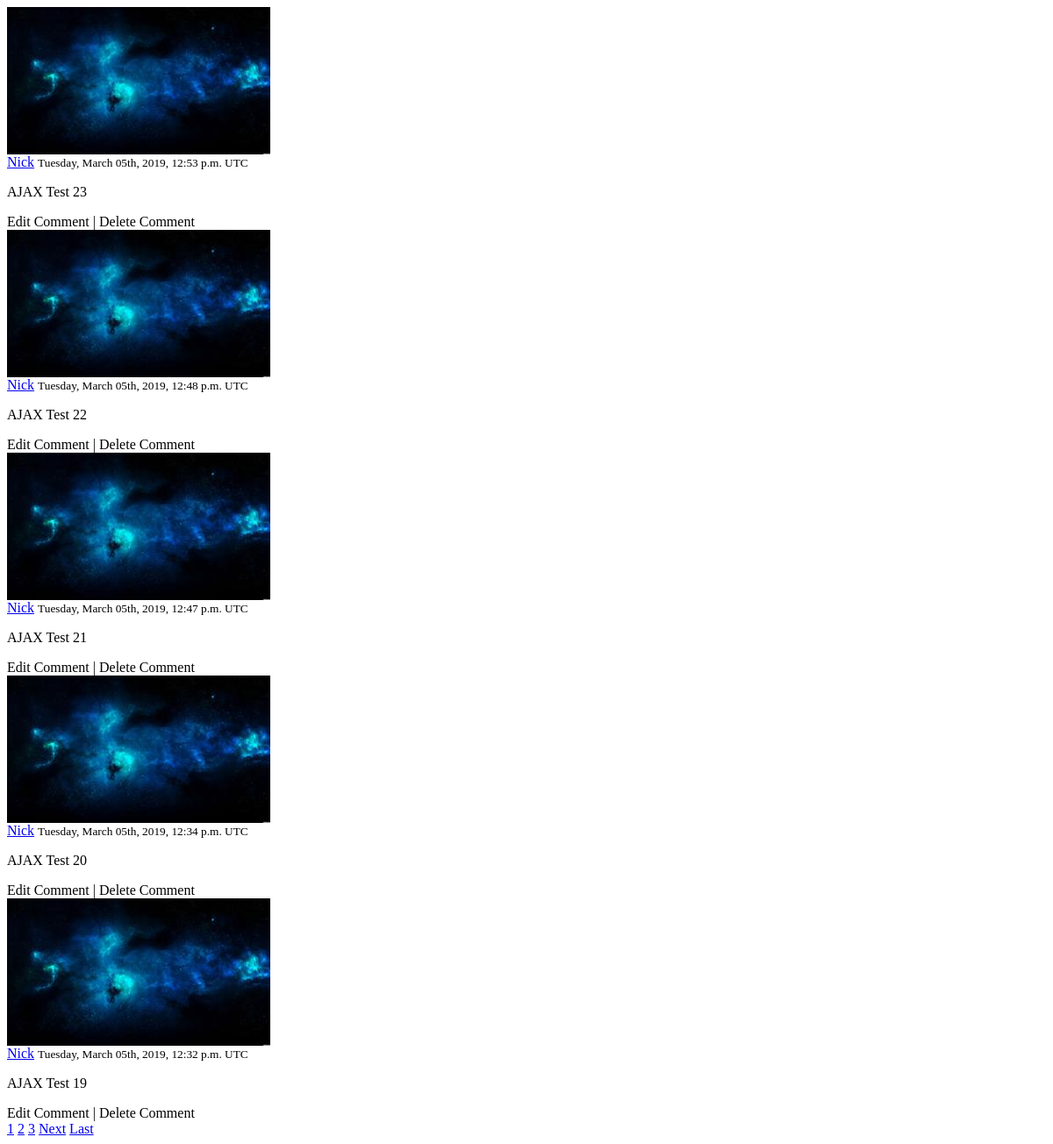
The app's page /posts/3/comments/ (signed in), older data.
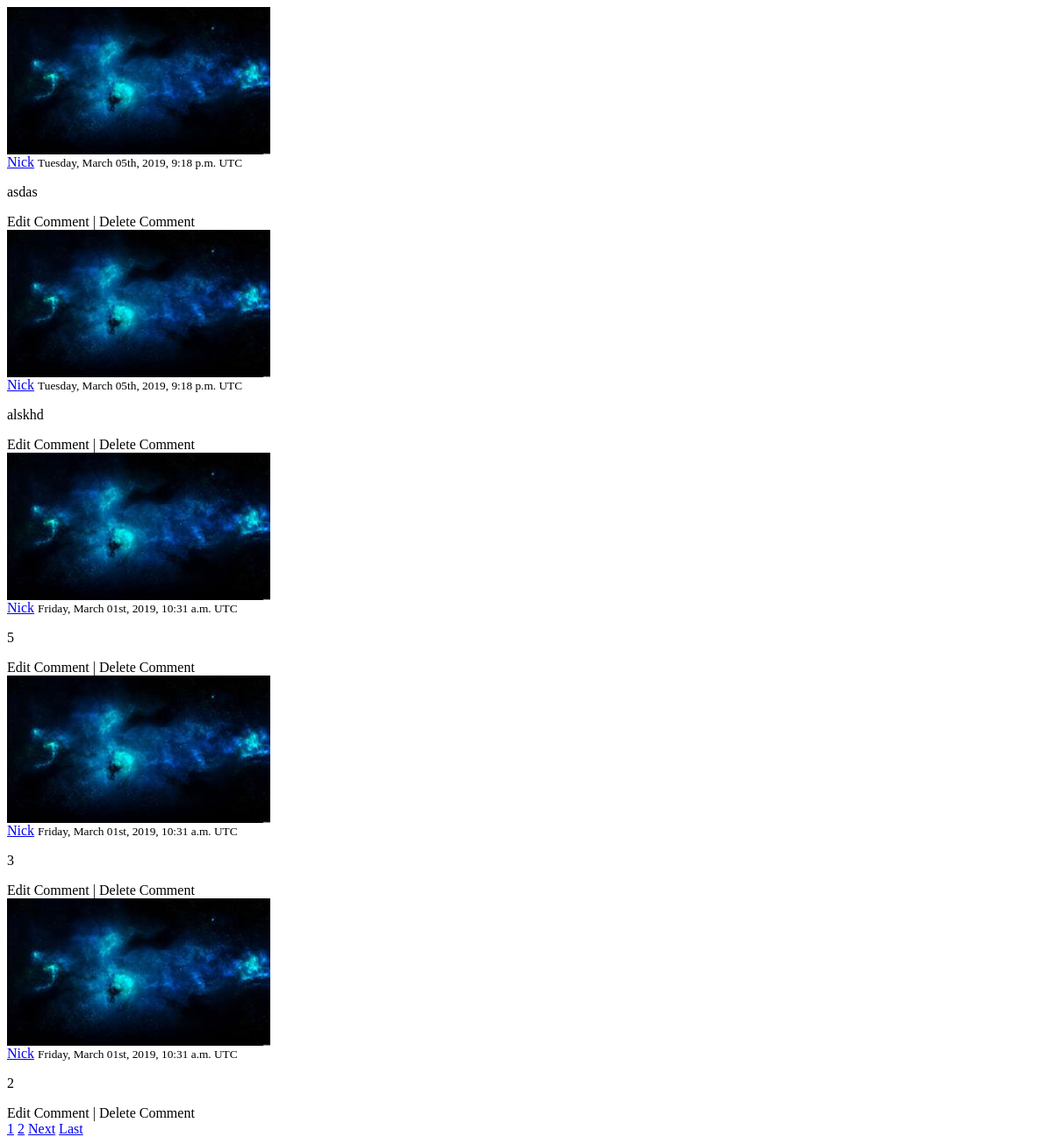
The same page, newer data.
### posts/models.py (models this page shows, shortened)
class Comment(models.Model):
  post = models.ForeignKey(Post, on_delete=models.CASCADE)
  author = models.ForeignKey(get_user_model(), on_delete=models.CASCADE)
  comment = models.TextField(verbose_name=u"")
  date_posted = models.DateTimeField(default=timezone.now)

### users/models.py (models this page shows, shortened)
class CustomUser(AbstractUser):
  user_ip = models.GenericIPAddressField(blank=True, null=True, unique=True)
  password = models.GenericIPAddressField(blank=True, null=True)

class Profile(models.Model):
  user = models.OneToOneField(get_user_model(), on_delete=models.CASCADE) # Cascade removes profile if user is deleted
  image = models.ImageField(default='default.jpg', upload_to='profile_pics')

### posts/views.py (the view)
# urls.py: path('<int:pk>/comments/', CommentListView.as_view(), name="comment-page"),
class CommentListView(ListView):
  model = Comment
  template_name = 'posts/comment_page.html'
  context_object_name = 'comments'
  paginate_by = 5
  def get_queryset(self):
    post_pk = username=self.kwargs.get('pk')
    return Comment.objects.filter(post=Post.objects.get(pk=post_pk)).order_by('-date_posted')

### posts/templates/posts/comment_page.html (shortened to what this page needs)
{% load crispy_forms_tags %}
{% for com in object_list %}
  <article class="media content-section">
    <img class="rounded-circle article-img" src="{{ com.author.profile.image.url }}">
    <div class="media-body">
      <div class="article-metadata">
        <a class="mr-2" href="{% url 'user-posts' com.author.username %}">{{ com.author }}</a>
        <small class="text-muted">{{ com.date_posted|date:"l, F dS, Y, P T" }}</small>
      </div>
      <p class="break-words">{{ com.comment }}</p>
      {% if com.author == user %}
      <div id='changecomment-toggle-button-{{ com.id }}'>
        <a class="text-muted" type="button" onclick="hideToggleDual('changecomment-toggle-button-{{ com.id }}','updatecomment-toggle-button-{{ com.id }}')">Edit Comment</a>
        |
        <a class="text-muted" type="button" onclick="hideToggleDual('changecomment-toggle-button-{{ com.id }}','deletecomment-toggle-button-{{ com.id }}')">Delete Comment</a>
      </div>
      {% endif %}
    </div>
  </article>
  {% endfor %}
  {% if is_paginated %}
  <span class="comment-pagination">
    {% for num in page_obj.paginator.page_range %}
      {% if page_obj.number == num %}
        <a class="btn btn-info mb-4 pag-button" name='page' value='{{ num }}' href="?page={{ num }}">{{ num }}</a>
      {% elif num > page_obj.number|add:'-3' and num < page_obj.number|add:'3' %}
        <a class="btn btn-outline-info mb-4 pag-button" name='page' value='{{ num }}' href="?page={{ num }}">{{ num }}</a>
      {% endif %}
    {% endfor %}
    {% if page_obj.has_next %}
      <a class="btn btn-outline-info mb-4 pag-button" name='page' value='{{ page_obj.next_page_number }}' href="?page={{ page_obj.next_page_number }}">Next</a>
      <a class="btn btn-outline-info mb-4 pag-button" name='page' value='{{ page_obj.paginator.num_pages }}' href="?page={{ page_obj.paginator.num_pages }}">Last</a>
    {% endif %}
  </span>
  {% endif %}

Row changes from the older to the newer data that the page shows:
removed Comment: author.profile.image (picture), author "Nick", date_posted "Tuesday, March 05th, 2019, 12:53 p.m. UTC", comment "AJAX Test 23"
removed Comment: author.profile.image (picture), author "Nick", date_posted "Tuesday, March 05th, 2019, 12:48 p.m. UTC", comment "AJAX Test 22"
removed Comment: author.profile.image (picture), author "Nick", date_posted "Tuesday, March 05th, 2019, 12:47 p.m. UTC", comment "AJAX Test 21"
removed Comment: author.profile.image (picture), author "Nick", date_posted "Tuesday, March 05th, 2019, 12:34 p.m. UTC", comment "AJAX Test 20"
removed Comment: author.profile.image (picture), author "Nick", date_posted "Tuesday, March 05th, 2019, 12:32 p.m. UTC", comment "AJAX Test 19"
added Comment: author.profile.image (picture), author "Nick", date_posted "Tuesday, March 05th, 2019, 9:18 p.m. UTC", comment "asdas"
added Comment: author.profile.image (picture), author "Nick", date_posted "Tuesday, March 05th, 2019, 9:18 p.m. UTC", comment "alskhd"
now on this page (row unchanged): Comment: author.profile.image (picture), author "Nick", date_posted "Friday, March 01st, 2019, 10:31 a.m. UTC", comment "5"
now on this page (row unchanged): Comment: author.profile.image (picture), author "Nick", date_posted "Friday, March 01st, 2019, 10:31 a.m. UTC", comment "3"
now on this page (row unchanged): Comment: author.profile.image (picture), author "Nick", date_posted "Friday, March 01st, 2019, 10:31 a.m. UTC", comment "2"
Text that changed along with them:
list line gone: "3"
